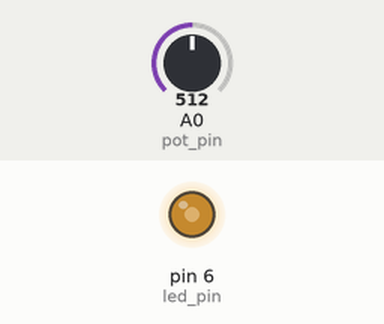
Simulated run of this sketch. Board: Arduino Uno, built with avr-gcc and run on an emulated ATmega328P. Shown: output pins drawn as LEDs (lit = HIGH). Inputs (shaded band) come from the test bench; at power-on: A0 (pot_pin) = 512.

Above: at 1.2 s.
1.3 s: A0 (pot_pin) set to 716
At 2.5 s:
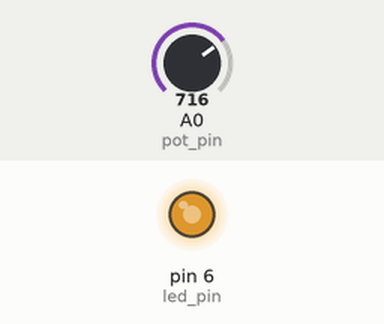
2.8 s: A0 (pot_pin) set to 900
At 3.7 s:
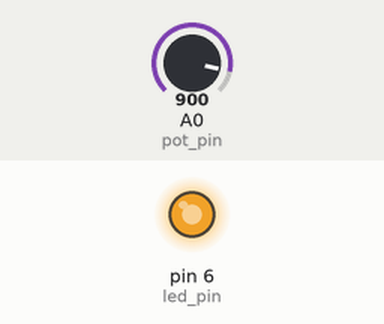
4.3 s: A0 (pot_pin) set to 122
At 4.8 s:
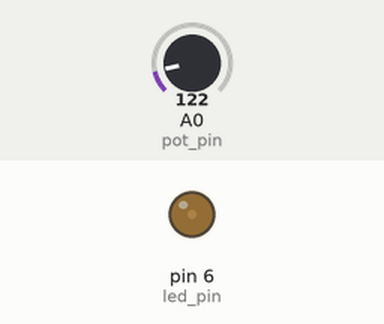
5.8 s: A0 (pot_pin) set to 0
At 7.0 s:
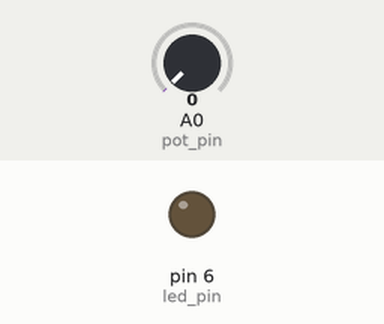
7.3 s: A0 (pot_pin) set to 511
At 8.3 s:
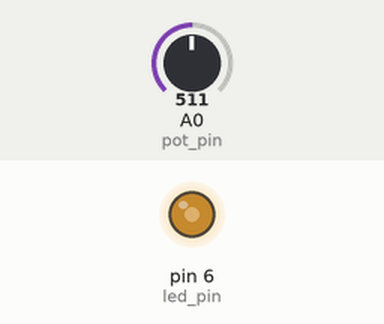
Timing chart, 0 to 9.8 s (numbered marks = the images above; inputs shaded):
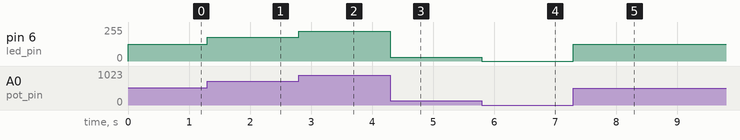

Measured:
- after the input at 1.3 s, pin 6 (led_pin): 127/255 → 178/255 at once
- after the input at 2.8 s, pin 6 (led_pin): 178/255 → 224/255 at once
- after the input at 4.3 s, pin 6 (led_pin): 224/255 → 30/255 at once
- after the input at 5.8 s, pin 6 (led_pin): 30/255 → 0/255 at once
- after the input at 7.3 s, pin 6 (led_pin): 0/255 → 127/255 at once

The sketch:

control_pot_LED.ino
```cpp
//Programa para controlar un LED con un potenciómetro

int led_pin = 6;  //Pin digital (PWM) de salida del LED
int pot_pin = A0; //Pin análógico de entrada o de lectura del potenciómetro
int output;       //Variable que almacenará la lectura del potenciómetro
int led_value;    //Variable que almacenará el cálculo de PWM

void setup() {
  //Por defecto, los pines están configurados como entradas
  pinMode(led_pin, OUTPUT); //Se configura el pin del LED como salida
}

void loop() {
  output = analogRead(pot_pin); //Se almacena la lectura del potenciómetro
  led_value = output/4.01176;    //Se calcula el valor del PWM

  /*
  Para calcular el valor del PWM, recordemos que Arduino en los pines
  analógicos devuelve un valor entre 0 y 1023, este valor proviene del
  potenciómetro.

  Por otro lado, el PWM en Arduino va de 0 a 255, por lo que se debe
  convertir el valor del potenciómetro a un valor que el PWM pueda procesar.

  De este modo, la operación quedaría de la siguiente manera:

  led_value = output * 255 / 1023

  O que es lo mismo:

  led_value = output / 4.01176
  */

  analogWrite(led_pin, led_value);  //Se escribe el valor calculado en el
                                    //pin del LED
}
```
